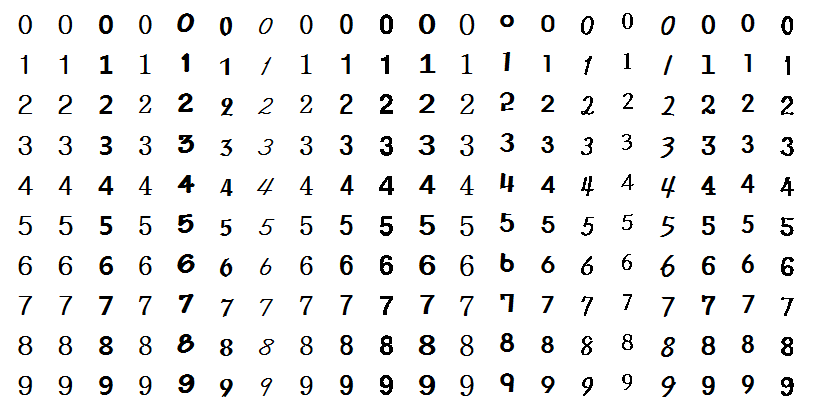
#> input picture opencv/예제s/chap10/images/train_numbers.png, 813 x 411 px
$ python 06.cells_visibility.py
#> lines starting #> are read from the running program, lines starting #| are printed output that depends on the picture; after the words box and inside, x2 and y2 are one past the last pixel; in counts of white or black regions, pixels touching at a corner belong together
import cv2
import matplotlib.pyplot as plt

def get_cell(img, j, i, size):
    x, y = (j * size[0], i * size[1])  # 숫자칸 시작좌표
    return img[y:y + size[1], x:x + size[0]]

train_image = cv2.imread('images/train_numbers.png', cv2.IMREAD_GRAYSCALE)
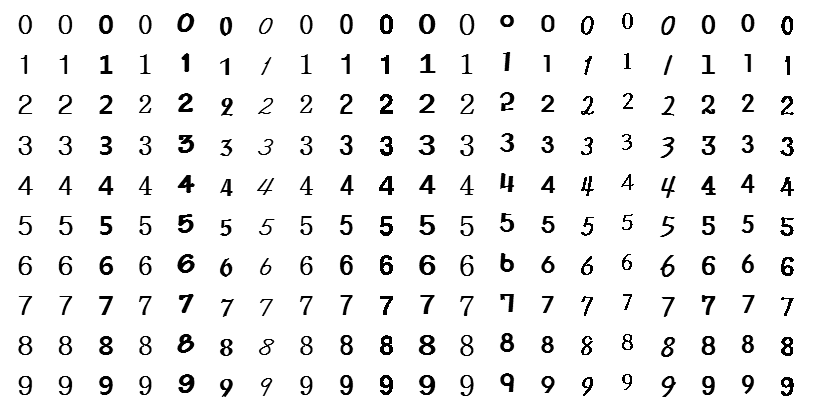
#> train_image: shape (411, 813); min 0, max 255, mean 238.9
if train_image is None: raise Exception("영상 파일 읽기 에러")
train_image = train_image[5:405, 6:806]                 # 상하좌우 여백 제거
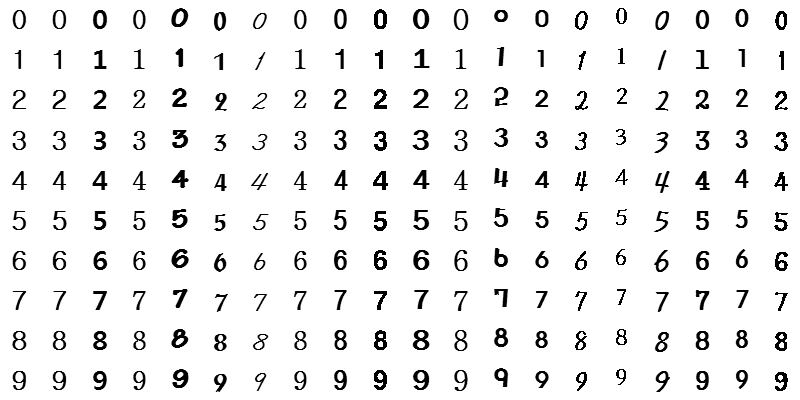
#> train_image: shape (400, 800); min 0, max 255, mean 238.2

size, K = (40, 40),  15                                 # 숫자 영상 크기
nclass, nsample = 10, 20                                # 그룹수, 그룹당 샘플수
cells =[get_cell(train_image, j, i, size) for i in range(nclass) for j in range(nsample)]
#> in get_cell (call 10), `x, y = (j * size[0], i * size[1])`: x = 360
#> in get_cell (call 10), `return img[y:y + size[1], x:x + size[0]]`:
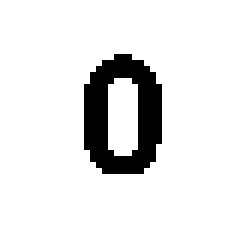
#> returned value: shape (40, 40) (shown 6 times larger); 90% white; 1 black region, box (x1, y1, x2, y2) and area: (14, 9, 27, 29) 160
#> in get_cell (call 15), `return img[y:y + size[1], x:x + size[0]]`: returned value: shape (40, 40); 93% white; black in thin lines or dots, all inside (x1, y1, x2, y2) = (15, 11, 28, 30)
#> in get_cell (call 16), `return img[y:y + size[1], x:x + size[0]]`: returned value: shape (40, 40); 94.8% white; black in thin lines or dots, all inside (x1, y1, x2, y2) = (16, 8, 27, 24)
#> in get_cell (call 20), `return img[y:y + size[1], x:x + size[0]]`: returned value: shape (40, 40); 91.9% white; 1 black region, box (x1, y1, x2, y2) and area: (15, 11, 27, 30) 130
#> in get_cell (call 30), `return img[y:y + size[1], x:x + size[0]]`: returned value: shape (40, 40); 94.6% white; 1 black region, box (x1, y1, x2, y2) and area: (15, 10, 23, 29) 87
#> in get_cell (call 35), `return img[y:y + size[1], x:x + size[0]]`: returned value: shape (40, 40); 96.3% white; black in thin lines or dots, all inside (x1, y1, x2, y2) = (18, 11, 26, 30)
#> in get_cell (call 36), `return img[y:y + size[1], x:x + size[0]]`: returned value: shape (40, 40); 96.7% white; 1 black region, box (x1, y1, x2, y2) and area: (18, 8, 25, 24) 53
#> in get_cell (call 38), `x, y = (j * size[0], i * size[1])`: x = 680
#> in get_cell (call 38), `return img[y:y + size[1], x:x + size[0]]`:
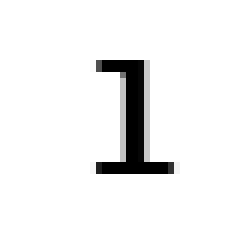
#> returned value: shape (40, 40) (shown 6 times larger); min 0, max 255, mean 240.2
#> in get_cell (call 39), `x, y = (j * size[0], i * size[1])`: x = 720
#> in get_cell (call 39), `return img[y:y + size[1], x:x + size[0]]`:
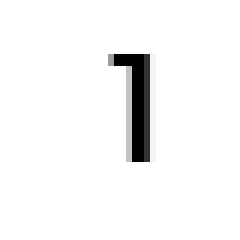
#> returned value: shape (40, 40) (shown 6 times larger); min 0, max 255, mean 245.1
#> in get_cell (call 40), `x, y = (j * size[0], i * size[1])`: x = 760
#> in get_cell (call 40), `return img[y:y + size[1], x:x + size[0]]`:
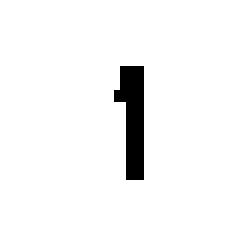
#> returned value: shape (40, 40) (shown 6 times larger); 95.9% white; 1 black region, box (x1, y1, x2, y2) and area: (19, 11, 24, 30) 65
#> cells = 200 items
# cells = [np.hsplit(row, nsample) for row in np.vsplit(train_image,nclass)]
# cells = np.reshape(cells, (-1,40,40))

for i, cell in enumerate(cells):
    plt.subplot(10, 20, i+1), plt.axis('off'), plt.imshow(cell, cmap='gray')
plt.tight_layout(), plt.show()
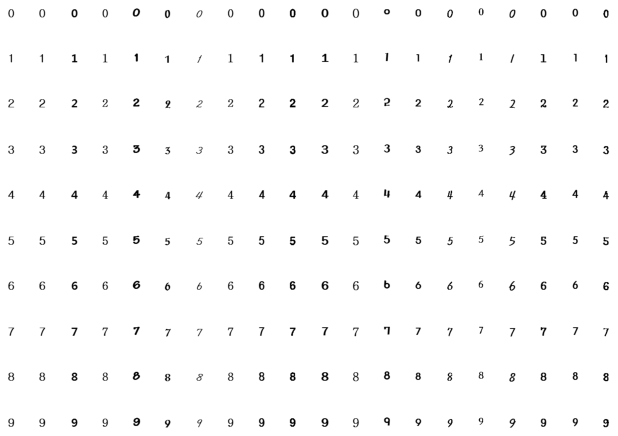
#> figure drawn by matplotlib, 200 panels
